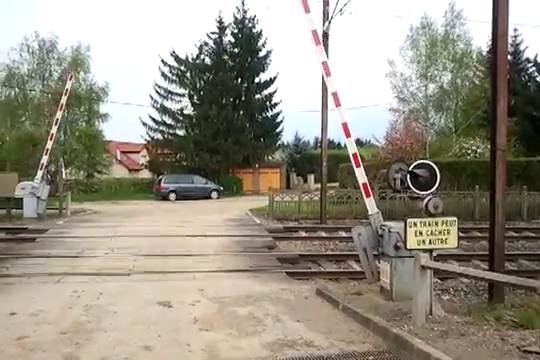
#> input picture frame 32 of crossing.mp4, 540 x 360 px, given in place of traffic.mp4, which was not available
$ python traffic_counter.py   (older library calls are emulated)
#> lines starting #> are read from the running program, lines starting #| are printed output that depends on the picture; after the words box and inside, x2 and y2 are one past the last pixel; in counts of white or black regions, pixels touching at a corner belong together; pictures that were not available may be replaced by others from this repository, and a replacement may not be noted
import cv2
import numpy as np
import pymouse
backsub = cv2.createBackgroundSubtractorMOG2(detectShadows=False) #background subtraction to isolate moving cars
capture = cv2.VideoCapture("traffic.mp4") #change to destination on your pc
kernel = np.ones((11,11),np.uint8)
cv2.namedWindow('image')
minArea=1
upper = 20
lower = 100
while True:
    ret, frame = capture.read()
#> frame is the input picture: shape (360, 540, 3); mean B, G, R 133.4, 147.2, 153
    frame = cv2.GaussianBlur(frame,(5,5),1)
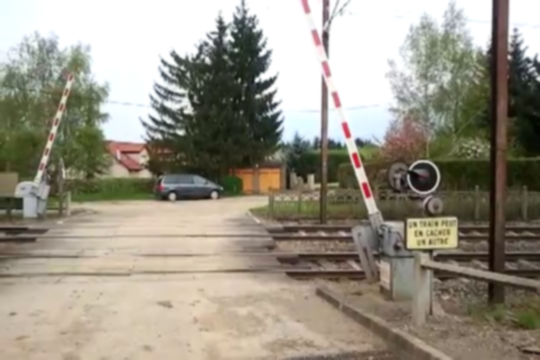
#> frame: shape (360, 540, 3); mean B, G, R 133.4, 147.2, 153
    if not ret:
    	break
    fgmask = backsub.apply(frame, None, 0.001)
#> fgmask: shape (360, 540); every value is 255
    fg = cv2.medianBlur(fgmask,5)
    fg = cv2.GaussianBlur(fg,(5,5),1)
    fg = cv2.GaussianBlur(fg,(5,5),1)
    closing = cv2.morphologyEx(fg,cv2.MORPH_OPEN,kernel)
    closing = cv2.erode(closing,kernel,iterations = 1)
    #closing = cv2.morphologyEx(closing,cv2.MORPH_OPEN,kernel)
    closing = cv2.GaussianBlur(closing,(7,7),0)
        #erosion to erase unwanted small contours
    x, contours , something = cv2.findContours(closing.copy() ,cv2.RETR_TREE, cv2.CHAIN_APPROX_SIMPLE)
#> contours = [[[0, 0], [0, 359], [539, 359], [539, 0]]]; something = [[-1, -1, -1, -1]]
    i=0
    for c in contours:
        if cv2.contourArea(c) > 10:
            i=i+1
            cv2.drawContours( frame , [c], 0 ,(0,255,0),2)
#> this loop made 1 pass
#> (c, i) on pass 1: ([[0, 0], [0, 359], [539, 359], [539, 0]], 1)
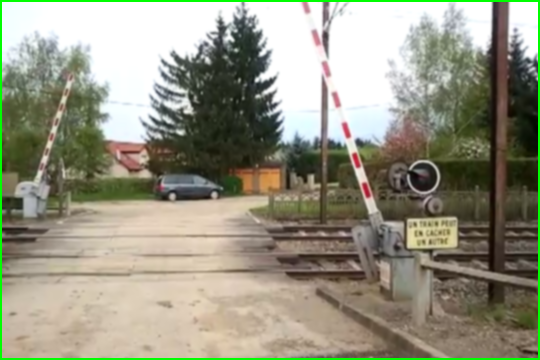
#> frame: shape (360, 540, 3); 1.84% of pixels changed, all inside (x1, y1, x2, y2) = (0, 0, 540, 360)
#> after the loop, i = 1
    cv2.putText(frame,'COUNT: %r' %i, (10,30), cv2.FONT_HERSHEY_SIMPLEX,1, (255, 0, 0), 2)
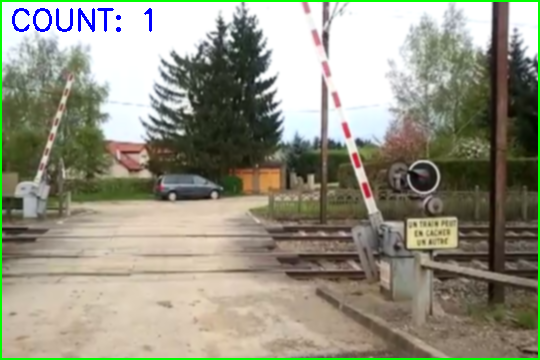
#> frame: shape (360, 540, 3); 0.47% of pixels changed, all inside (x1, y1, x2, y2) = (12, 8, 152, 32)
    cv2.imshow("image", frame)
    cv2.imshow("background sub", fgmask)
    key = cv2.waitKey(10)
#> (key q is pressed here)
    if key == ord('q'):
        break

$ run again, starting later in the video
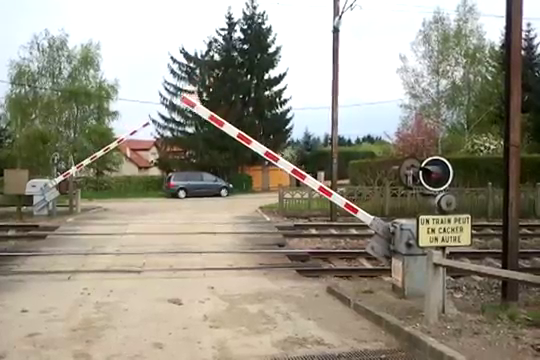
#> input picture frame 144 of crossing.mp4, 540 x 360 px, given in place of traffic.mp4, which was not available
#> frame is the input picture: shape (360, 540, 3); mean B, G, R 131.3, 145.8, 150.9
#> fgmask: shape (360, 540); every value is 255
#> contours = [[[0, 0], [0, 359], [539, 359], [539, 0]]]; something = [[-1, -1, -1, -1]]
#> the loop `for c in contours:` made 1 pass
#> (c, i) on pass 1: ([[0, 0], [0, 359], [539, 359], [539, 0]], 1)
#> after the loop `for c in contours:`:
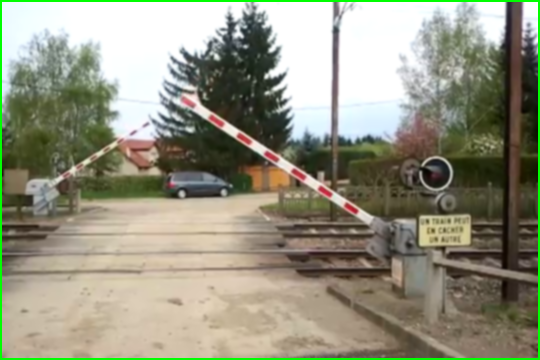
#> frame: shape (360, 540, 3); mean B, G, R 128.5, 147.5, 147.9
#> after the loop `for c in contours:`: i = 1
#> `cv2.putText(frame,'COUNT: %r' %i, (10,30), cv2.FONT_HERSHEY_SIMPLEX,1,..`:
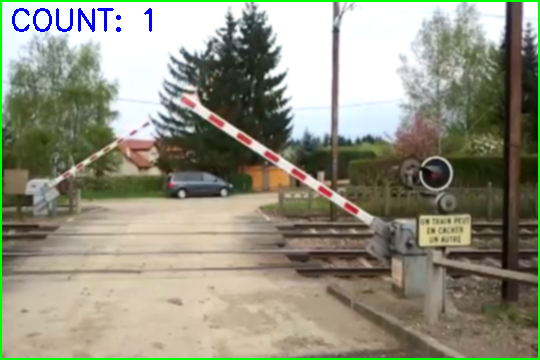
#> frame: shape (360, 540, 3); 0.47% of pixels changed, all inside (x1, y1, x2, y2) = (12, 8, 152, 32)

$ run again, starting later in the video
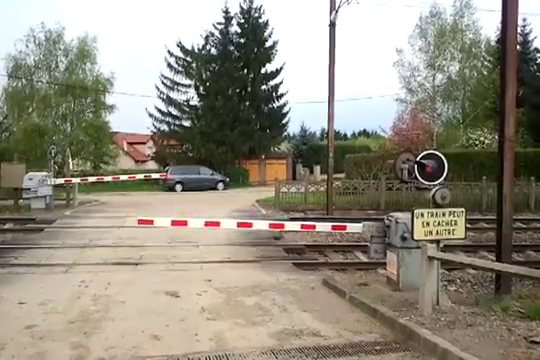
#> input picture frame 257 of crossing.mp4, 540 x 360 px, given in place of traffic.mp4, which was not available
#> frame is the input picture: shape (360, 540, 3); mean B, G, R 128.7, 142.8, 148.3
#> fgmask: shape (360, 540); every value is 255
#> contours = [[[0, 0], [0, 359], [539, 359], [539, 0]]]; something = [[-1, -1, -1, -1]]
#> the loop `for c in contours:` made 1 pass
#> (c, i) on pass 1: ([[0, 0], [0, 359], [539, 359], [539, 0]], 1)
#> after the loop `for c in contours:`:
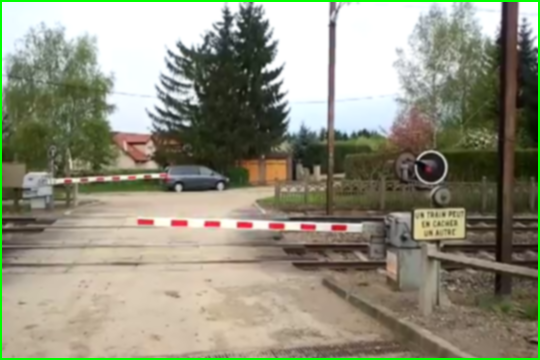
#> frame: shape (360, 540, 3); mean B, G, R 126, 144.6, 145.3
#> after the loop `for c in contours:`: i = 1
#> `cv2.putText(frame,'COUNT: %r' %i, (10,30), cv2.FONT_HERSHEY_SIMPLEX,1,..`:
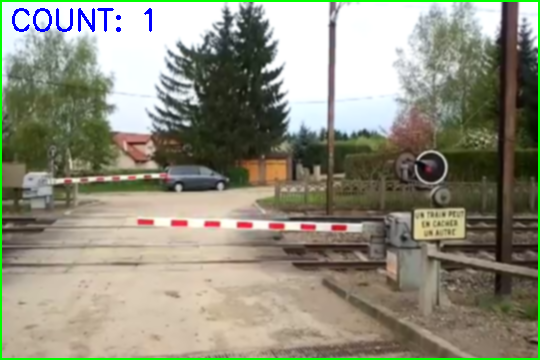
#> frame: shape (360, 540, 3); 0.47% of pixels changed, all inside (x1, y1, x2, y2) = (12, 8, 152, 32)
